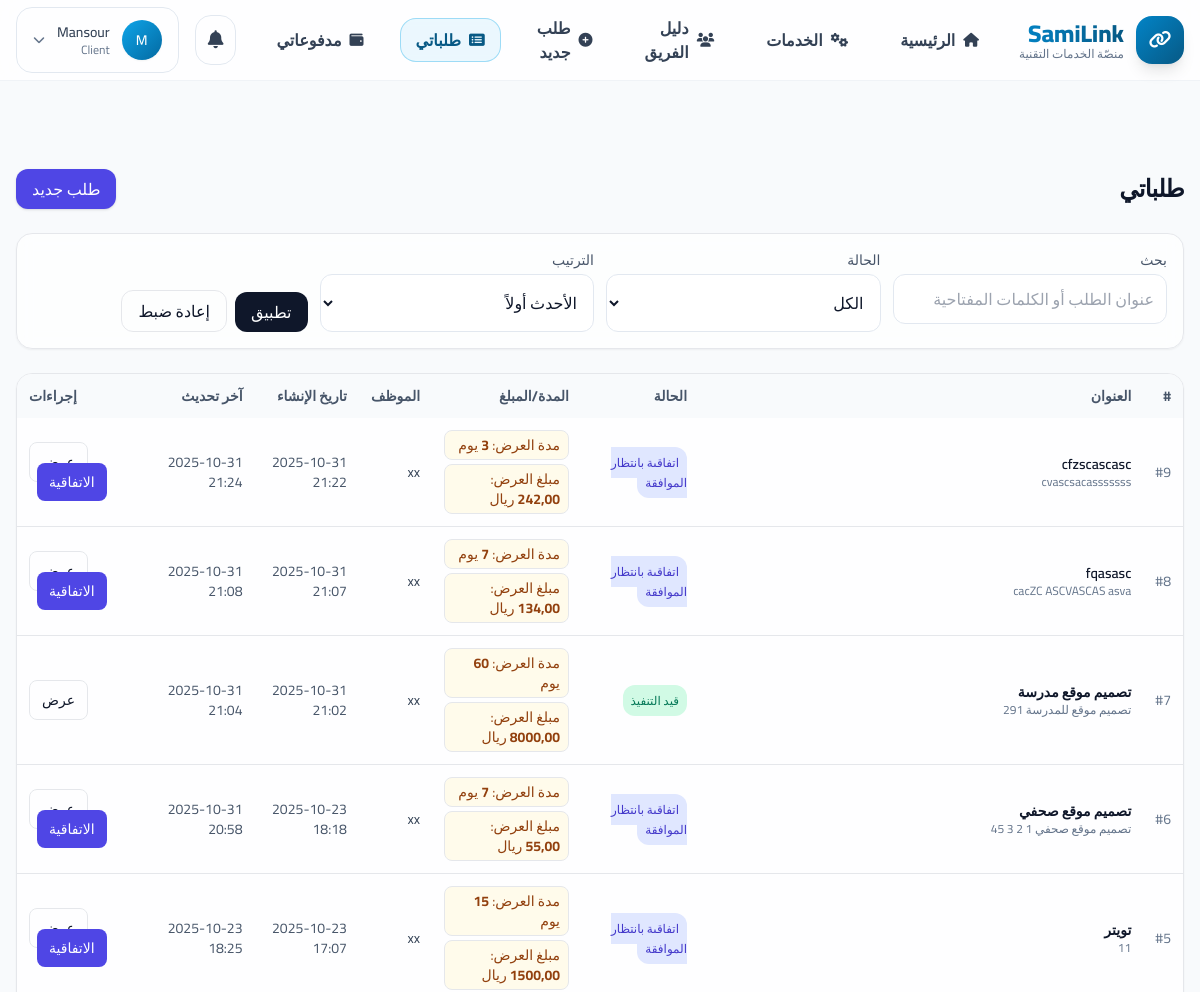
The page /marketplace/r/mine/ (signed in, upper part) on the database as committed earlier.
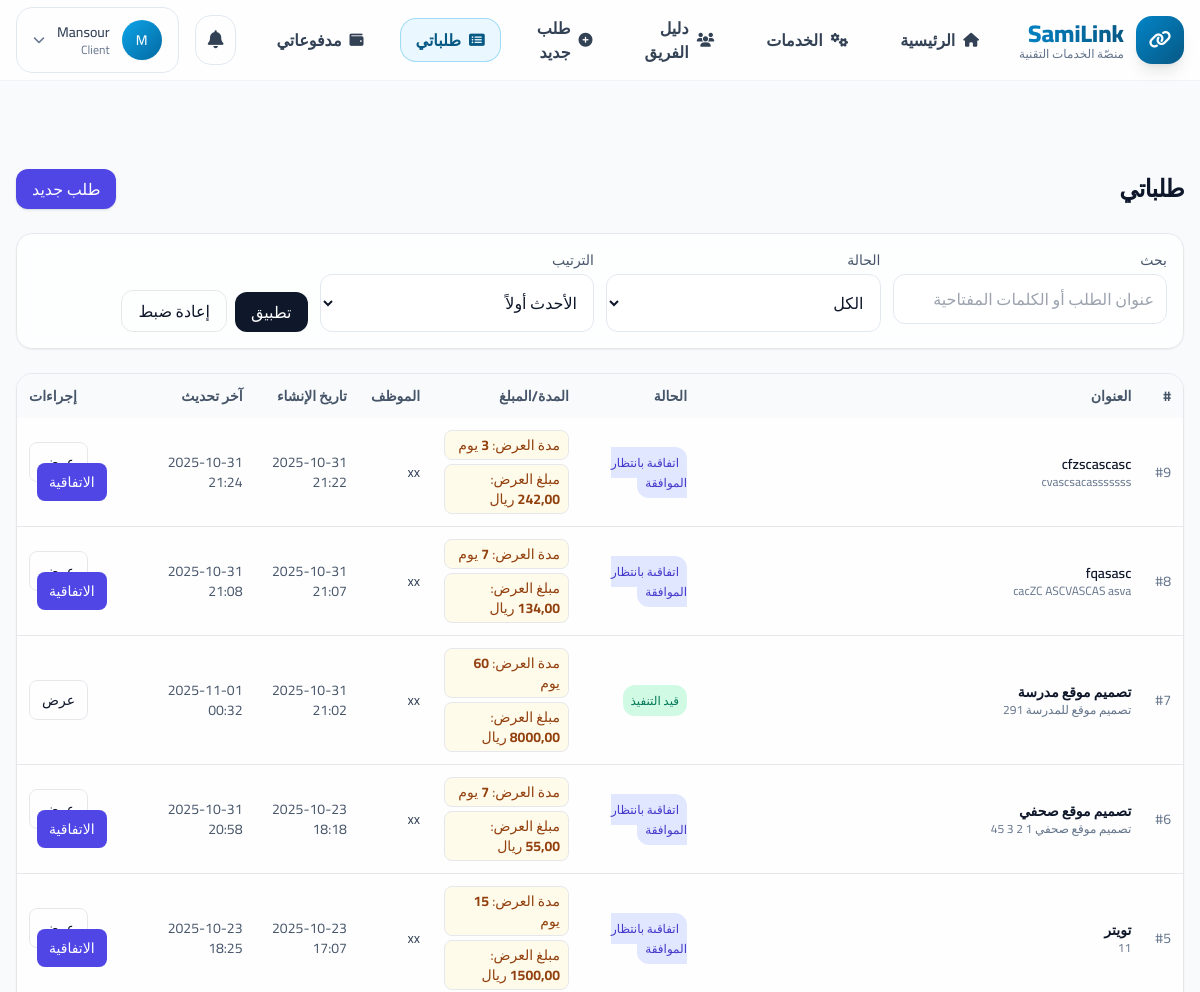
The same page on the database as committed later.
### marketplace/models.py (models this page shows, shortened)
class Request(models.Model):
    class Status(models.TextChoices):
        NEW = "new", "طلب جديد"
        OFFER_SELECTED = "offer_selected", "تم اختيار عرض"
        AGREEMENT_PENDING = "agreement_pending", "اتفاقية بانتظار الموافقة"
        IN_PROGRESS = "in_progress", "قيد التنفيذ"
        COMPLETED = "completed", "مكتمل"
        DISPUTED = "disputed", "نزاع"          # توحيد التسمية إلى DISPUTED للتوافق مع بقية التطبيقات
        CANCELLED = "cancelled", "ملغى"
    client = models.ForeignKey(User, on_delete=models.CASCADE, related_name="requests_as_client")
    assigned_employee = models.ForeignKey(
        User, on_delete=models.SET_NULL, related_name="requests_as_employee", null=True, blank=True
    )
    title = models.CharField("العنوان", max_length=160)
    details = models.TextField("التفاصيل", blank=True)
    estimated_duration_days = models.PositiveIntegerField("مدة تقديرية (أيام)", default=7)
    estimated_price = models.DecimalField("سعر تقريبي", max_digits=12, decimal_places=2, default=0)
    links = models.TextField("روابط مرتبطة (اختياري)", blank=True)
    status = models.CharField(max_length=32, choices=Status.choices, default=Status.NEW, db_index=True)
    has_milestones = models.BooleanField(default=False)
    has_dispute = models.BooleanField(default=False)
    offer_selected_at = models.DateTimeField("تاريخ اختيار العرض", null=True, blank=True)
    agreement_due_at = models.DateTimeField("موعد استحقاق إرسال الاتفاقية", null=True, blank=True)
    sla_agreement_overdue = models.BooleanField("تجاوز مهلة إنشاء الاتفاقية (تم التنبيه؟)", default=False)
    created_at = models.DateTimeField(auto_now_add=True)
    updated_at = models.DateTimeField(auto_now=True)
    @property
    def selected_offer(self):
        try:
            return self.offers.select_related("employee").filter(status=Offer.Status.SELECTED).first()
        except NameError:
            return self.offers.select_related("employee").filter(status="selected").first()
    class Meta:
        indexes = [
            models.Index(fields=["status", "created_at"]),
            models.Index(fields=["client"]),
            models.Index(fields=["assigned_employee"]),
            models.Index(fields=["agreement_due_at"]),
        ]
        verbose_name = "طلب"
        verbose_name_plural = "طلبات"

class Offer(models.Model):
    class Status(models.TextChoices):
        PENDING = "pending", "قيد المراجعة"
        SELECTED = "selected", "العرض المختار"
        REJECTED = "rejected", "مرفوض"
        WITHDRAWN = "withdrawn", "مسحوب"
    STATUS_CHOICES = Status.choices  # توافق مع أي كود قديم يستخدم المتغيّر
    request = models.ForeignKey("marketplace.Request", related_name="offers", on_delete=models.CASCADE)
    employee = models.ForeignKey(settings.AUTH_USER_MODEL, related_name="offers", on_delete=models.CASCADE)
    proposed_duration_days = models.PositiveIntegerField()
    proposed_price = models.DecimalField(max_digits=10, decimal_places=2)
    note = models.TextField(blank=True)
    status = models.CharField(max_length=20, choices=STATUS_CHOICES, default=Status.PENDING)
    created_at = models.DateTimeField(auto_now_add=True)
    class Meta:
        ordering = ["-created_at"]
        constraints = [
            models.UniqueConstraint(
                fields=["request"],
                condition=Q(status="selected"),
                name="uq_request_single_selected_offer",
            )
        ]

### accounts/models.py (models this page shows, shortened)
class User(AbstractBaseUser, PermissionsMixin):
    class Role(models.TextChoices):
        ADMIN = "admin", "مدير عام"
        FINANCE = "finance", "مالية"
        EMPLOYEE = "employee", "موظف"
        CLIENT = "client", "عميل"
    email = models.EmailField("البريد الإلكتروني", unique=True, db_index=True)
    phone = models.CharField(
        "الجوال",
        max_length=16,  # + ثم حتى 15 رقم
        blank=True,
        null=True,
        help_text="أدخل أي صيغة (05 أو 00966 أو 966 أو +966). سيُحفظ دوليًا تلقائيًا.",
        validators=[RegexValidator(r"^[\d\+\s\-\(\)]{3,}$", "صيغة رقم غير صالحة.")],
    )
    name = models.CharField("الاسم", max_length=150, blank=True)
    role = models.CharField("الدور", max_length=16, choices=Role.choices, default=Role.CLIENT)
    is_active = models.BooleanField(default=True)
    is_staff = models.BooleanField(default=False)
    date_joined = models.DateTimeField(default=timezone.now)
    objects = UserManager()
    USERNAME_FIELD = "email"
    REQUIRED_FIELDS: list[str] = []
    class Meta:
        verbose_name = "مستخدم"
        verbose_name_plural = "مستخدمون"
        indexes = [
            models.Index(fields=["role"]),
            models.Index(fields=["email"]),
            models.Index(fields=["phone"]),
        ]
        constraints = [
            models.UniqueConstraint(
                Lower("email"), name="uniq_user_email_ci"
            ),
        ]
    def __str__(self):
        return self.name or self.email

### marketplace/views.py (the view)
# urls.py: path("r/mine/", views.MyRequestsListView.as_view(), name="my_requests"),
class MyRequestsListView(LoginRequiredMixin, ClientOnlyMixin, ListView):
    template_name = "marketplace/my_requests.html"
    context_object_name = "requests"
    paginate_by = 10
    def get_queryset(self):
        return (
            Request.objects
            .filter(client=self.request.user)
            .select_related("client", "assigned_employee")
            .order_by("-created_at")
        )

### marketplace/views.py (called while the page is built)
    def test_func(self):
        u = self.request.user
        return u.is_authenticated and getattr(u, "role", None) == "client"

### templates/marketplace/my_requests.html (shortened to what the changed rows need)
{% extends "base.html" %}
{% block content %}
<section class="py-8 max-w-7xl mx-auto rtl" dir="rtl">
  <div class="mb-6 flex items-center justify-between gap-3 flex-wrap">
    <h1 class="text-2xl font-extrabold tracking-tight">طلباتي</h1>
  </div>
  {% if requests %}
    <div class="hidden md:block rounded-2xl border bg-white/80 backdrop-blur shadow-sm overflow-hidden">
      <table class="w-full text-sm">
        <thead class="bg-slate-50 text-slate-600">
          <tr>
            <th class="p-3 text-right">#</th>
            <th class="p-3 text-right">العنوان</th>
            <th class="p-3 text-right">الحالة</th>
            <th class="p-3 text-right">المدة/المبلغ</th>
            <th class="p-3 text-right">الموظف</th>
            <th class="p-3 text-right">تاريخ الإنشاء</th>
            <th class="p-3 text-right">آخر تحديث</th>
            <th class="p-3 text-left">إجراءات</th>
          </tr>
        </thead>
        <tbody class="divide-y">
          {% for r in requests %}
            <tr class="hover:bg-slate-50">
              <td class="p-3 text-slate-500">#{{ r.pk }}</td>
              <td class="p-3">
                <div class="font-semibold">{{ r.title }}</div>
                {% if r.details %}
                  <div class="text-slate-500 text-xs line-clamp-1">{{ r.details }}</div>
                {% endif %}
              </td>
              <td class="p-3">
                <span class="px-2 py-1 rounded-xl text-xs
                             {% if r.status == 'new' %}bg-sky-100 text-sky-700
                             {% elif r.status == 'offer_selected' %}bg-amber-100 text-amber-700
                             {% elif r.status == 'agreement_pending' %}bg-indigo-100 text-indigo-700
                             {% elif r.status == 'in_progress' %}bg-emerald-100 text-emerald-700
                             {% elif r.status == 'completed' %}bg-emerald-200 text-emerald-800
                             {% elif r.status == 'disputed' %}bg-rose-100 text-rose-700
                             {% elif r.status == 'cancelled' %}bg-slate-200 text-slate-700
                             {% else %}bg-slate-100 text-slate-700{% endif %}">
                  {{ r.get_status_display|default:r.status }}
                </span>
              </td>
              <td class="p-3">
                {% if r.selected_offer %}
                  <div class="flex flex-col gap-1">
                    <span class="px-2 py-1 rounded-lg border bg-amber-50 text-amber-800 inline-block">
                      مدة العرض: <b>{{ r.selected_offer.proposed_duration_days }}</b> يوم
                    </span>
                    <span class="px-2 py-1 rounded-lg border bg-amber-50 text-amber-800 inline-block">
                      مبلغ العرض: <b>{{ r.selected_offer.proposed_price }}</b> ريال
                    </span>
                  </div>
                {% endif %}
              </td>
              <td class="p-3 text-slate-700">
                {% if r.assigned_to %}
                  {{ r.assigned_to }}
                {% elif r.selected_offer %}
                  {{ r.selected_offer.employee }}
                {% else %}
                  —
                {% endif %}
              </td>
              <td class="p-3 text-slate-600">{{ r.created_at|date:"Y-m-d H:i" }}</td>
              <td class="p-3 text-slate-600">
                {% if r.updated_at %}{{ r.updated_at|date:"Y-m-d H:i" }}{% else %}—{% endif %}
              </td>
              <td class="p-3 text-left">
                <a href="{% url 'marketplace:request_detail' r.pk %}"
                   class="px-3 py-1.5 rounded-lg border hover:bg-slate-50">عرض</a>
              </td>
            </tr>
          {% endfor %}
        </tbody>
      </table>
    </div>
  {% endif %}
</section>
{% endblock %}

Rows that differ between the two databases and show on the page:
changed Request "تصميم موقع مدرسة": updated_at "2025-10-31 21:04" → "2025-11-01 00:32"
